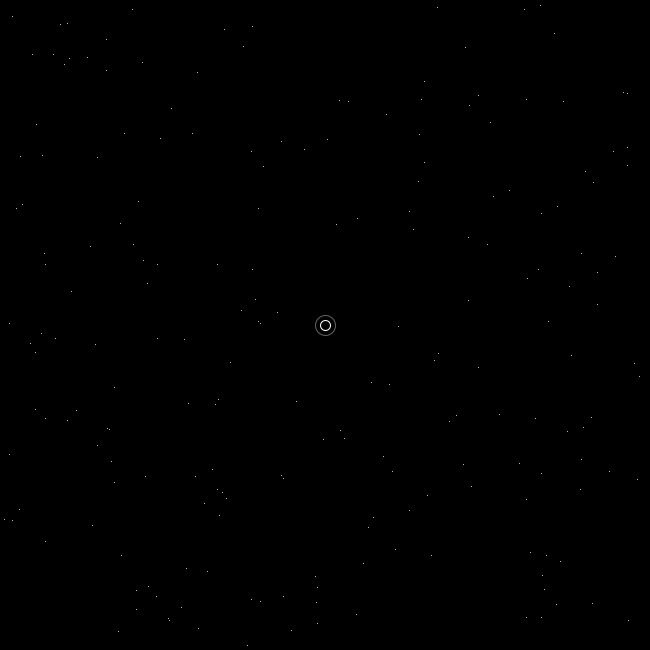
Frame 1 (no input)
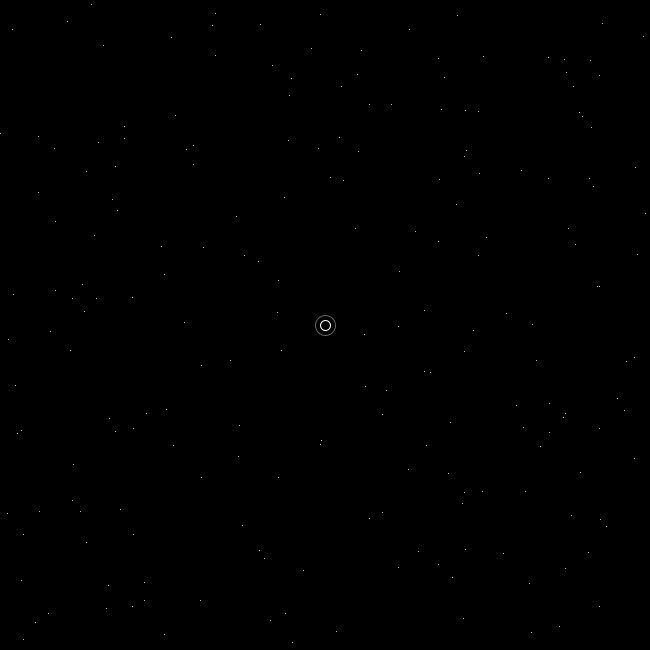
Frame 60 (the mouse pressed at the canvas centre just before this capture)
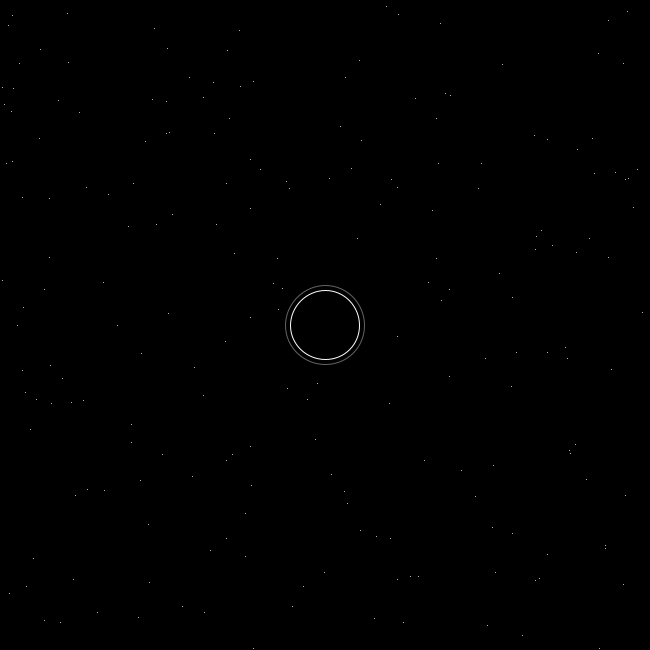
Frame 120 (the mouse held since frame 60 and released just before this capture)

The Processing sketch that drew these frames (run headless with seeded random() and noise(); from frame 60 on, the mouse is pressed at the canvas centre):

// Processing sketch: kritzware_s_blackhole
// ── kritzware_s_blackhole.pde
float speed;
float bX = 10, bY = 10;
int timer;

void setup() {
  size(650, 650);
  frameRate(144);
}

void draw() {
  
  background(0);
  stroke(255);
  
  for(float n = 0; n < 10; n += 0.1) {
    fill(255,255,255,random(100));
    point(random(650), random(650));
  }
  
  fill(0);
  ellipse(width/2, height/2, bX, bY);
  noFill();
  stroke(255, 255, 255, 100);
  ellipse(width/2, height/2, bX+10, bY+10);
  stroke(255);
  
  speed += 0.0001;
  translate(width/2, height/2);
  for(int x = 35; x < 500; x += 30) {
    for(int y = 35; y < 500; y += 30) {
      fill(255);
      rotate(PI+speed+100);
      point(x, y);
      }
    }
  
  if(mousePressed) {
    speed += 0.001;
    bX++;
    bY++;
  } else if (millis() - timer >= 2000) {
    bX++;
    bY++;
    timer = millis() + second();
  }
  
  if(bX >= width || bY >= height) {
    bX = 0;
    bY = 0;
  }
  
  if(keyPressed) {
    if(key == 'q') {
      save("bh.png");
    }
  }
  
  //TO ADD FROM JORDAN

  /*
  Black holes only have three properties- mass, charge and angular momentum. As objects fall in their mass, charge and angular momentum is added to the black hole. The radius of event horizon of the black hole is proportional to its mass. So infalling matter
will increase the mass of the black hole and the radius of the horizon */

//add mouseClick to add black hole in future version

}
